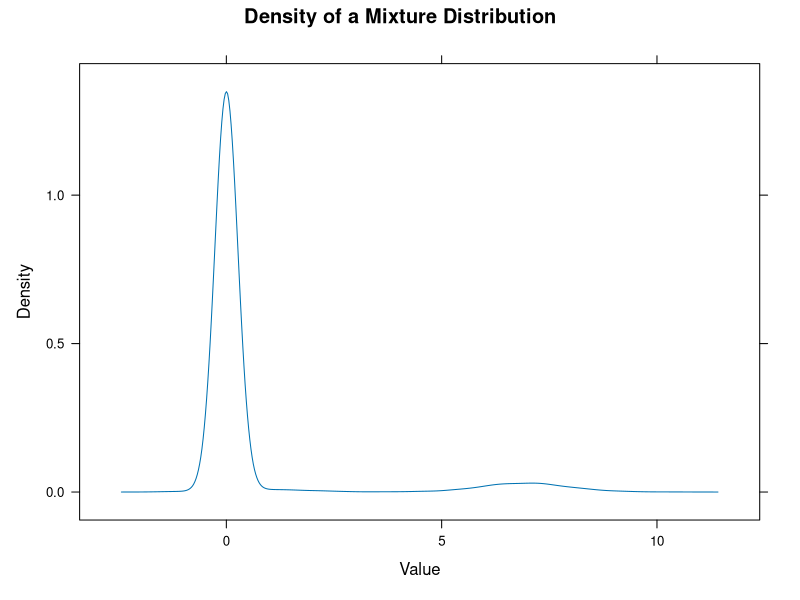

Write R code to recreate this figure.
set.seed(234)
tau_1_true = 0.25
x = y = rep(0,10000)

for (i in 1:1000) {
  if(runif(1) < tau_1_true){
    x[i] = rnorm(1, mean = 1)
    y[i] = "heads"
  } else {
    x[i] = rnorm(1, mean=7)
    y[i] = "tails"
  }
}

library(lattice)
print(densityplot(~x,
                  main = "Density of a Mixture Distribution",
                  xlab = "Value",
                  plot.points = FALSE))


mu_1 = 0
mu_2 = 1
tau_1 = 0.5
tau_2 = 0.5

t1 = tau_1 * dnorm(x, mean=0)
t2 = tau_2 * dnorm(x, mean= 1)
P_1 = t1 / (t1 + t2)
P_2 = t2 /(t1 + t2)
## Em Step
mu_1 = sum(P_1 * x) / sum(P_1)
mu_2 = sum(P_2 * x) / sum(P_2)
tau_1 = mean(P_1)
tau_2 = mean(P_2)


#___Em _ Step -rep

for(i in 1:10) {
  ## E_Step
  T_1 = tau_1 * dnorm(x, mu_1)
  T_2 = tau_2 * dnorm(x, mu_2)
  P_1 = T_1 / (T_1 + T_2)
  P_2 = T_2 / (T_2 + T_2)
  
  ## m_step
  mu_1 = sum(P_1 * x) / sum(P_1)
  mu_2 = sum(P_2 * x) / sum(P_2)
  tau_1 = mean(P_1)
  tau_2 = mean(P_2)
  
  ## PRNT CURRRENT
  print(c(mu_1, mu_2, tau_1, tau_2))
}

sin(-5)
      
      
      
